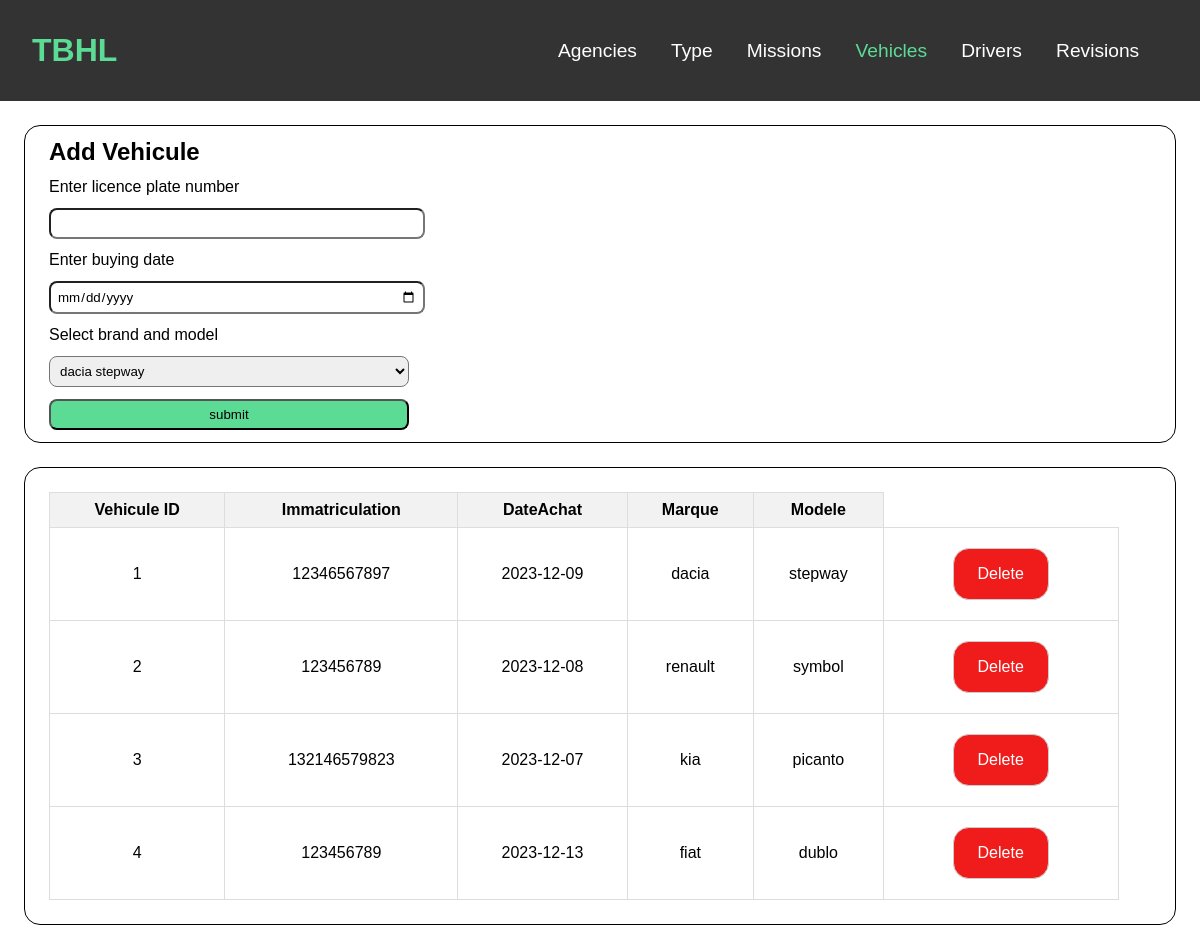
The app's page /vehicule with its own data.
### tables this page shows
CREATE TABLE Vehicule(
        VehiculeID INTEGER PRIMARY KEY AUTOINCREMENT,
        TypeID INTEGER NOT NULL,
        Immatriculation TEXT NOT NULL,
        DateAchat TEXT NOT NULL
    );

CREATE TABLE Type(
        TypeID INTEGER PRIMARY KEY AUTOINCREMENT,
        Marque TEXT NOT NULL,
        Modele TEXT NOT NULL
    );

### main.py (the view, shortened to what this page needs)
@app.route("/vehicule",methods = ['GET' , 'POST'])
def vehicule():
    modele_list = cursor.execute('SELECT * FROM Type').fetchall()
    vehicule_list = cursor.execute('''SELECT Vehicule.*, Type.*
                                   FROM Vehicule
                                   JOIN Type ON Type.TypeID = Vehicule.TypeID''').fetchall()
    return render_template("vehiculemanager.html",vehicule_list=vehicule_list,modele_list=modele_list)

### templates/vehiculemanager.html (shortened to what this page needs)
<!DOCTYPE html>
<html lang="en">
<head>
    <link type="text/css" rel="stylesheet" href="{{ url_for('static', filename='stylesheet/body.css')}}">
    <link type="text/css" rel="stylesheet" href="{{ url_for('static', filename='stylesheet/appbar.css')}}">
</head>
<body>
    <header>
        <a href="/" id="logo">TBHL</a>
        <nav>
            <ul>
                <li><a href="/agence">Agencies</a></li>
                <li><a href="/type">Type</a></li>
                <li><a href="/mission">Missions</a></li>
                <li><a href="/vehicule" class="selected">Vehicles</a></li>
                <li><a href="/chauffeur">Drivers</a></li>
                <li><a href="/revision">Revisions</a></li>
            </ul>
        </nav>
    </header>
    <div class="add">
        <form method="post">
            <h2>Add Vehicule</h2>
            <label>Enter licence plate number</label>
            <input type="number" id="imma" name="immatriculation" required>
            <label>Enter buying date</label>
            <input type="date" id="date" name="dateachat" required>
            <label>Select brand and model</label>
            <select id="modele" name="modele">
                {% for modele in modele_list %}
                <option value="{{modele[0]}}">{{modele[1]}} {{modele[2]}}</option>
                {% endfor %}
            </select>
            <input type="submit" id="sub" value="submit">
        </form>
    </div>
    <div class="list">
        <table>
            <thead>
                <tr>
                    <th>Vehicule ID</th>
                    <th>Immatriculation</th>
                    <th>DateAchat</th>
                    <th>Marque</th>
                    <th>Modele</th>
                </tr>
            </thead>
            <tbody>
                {% for element in vehicule_list %}
                    <tr>
                        <td>{{ element[0] }}</td>
                        <td>{{ element[2] }}</td>
                        <td>{{ element[3] }}</td>
                        <td>{{ element[5] }}</td>
                        <td>{{ element[6] }}</td>
                        <td>
                            <a href="/vehicule/sup:{{element[0]}}">Delete</a>
                        </td>
                    </tr>
                {% endfor %}
            </tbody>
        </table>
    </div>
</body>
</html>

### static/stylesheet/body.css (style rules this page uses)
* { margin: 0; padding: 0; }
.add ,.list { margin: 2vw; border: 0.1rem solid black; border-radius: 1rem; }
.add * { margin: 1vw; display: block; }
.add input, .add select { padding: 0.5vw; border-radius: 0.5rem; width: 30vw; box-shadow: none; }
#sub { background-color: #5cdb95; }
.list { padding: 1vw; }
.list * { margin: 1vw; }
table { width: 95%; border-collapse: collapse; }
th, td { border: 1px solid #ddd; padding: 0.5rem; text-align: center; }
th { background-color: #f2f2f2; }
td a { display: inline-block; text-decoration: none; padding: 2vh 2vw; border: 1px solid #ccc; border-radius: 1rem; background-color: #f01c1c; color: #fff; transition: 0.2s ease-in-out; }

### static/stylesheet/appbar.css (style rules this page uses)
* { margin: 0; padding: 0; font-family: sans-serif; }
header { background-color: #333; color: #fff; padding: 4vh; display: flex; justify-content: space-between; align-items: center; }
#logo { font-size: 200%; font-weight: 900; color: #5cdb95; text-decoration: none; }
nav { font-size: 120%; }
nav a { color: inherit; text-decoration: none; transition: 0.25s ease; }
nav ul { list-style: none; margin: 0 0.75em; }
nav li { display: inline-block; margin-right: 10px; margin: 0 0.75em; }
.selected { color: #5cdb95; }

### records on screen
Vehicule: VehiculeID "1", Immatriculation "12346567897", DateAchat "2023-12-09", Marque "dacia", Modele "stepway"
Vehicule: VehiculeID "2", Immatriculation "123456789", DateAchat "2023-12-08", Marque "renault", Modele "symbol"
Vehicule: VehiculeID "3", Immatriculation "132146579823", DateAchat "2023-12-07", Marque "kia", Modele "picanto"
Vehicule: VehiculeID "4", Immatriculation "123456789", DateAchat "2023-12-13", Marque "fiat", Modele "dublo"

### other values on screen
form field modele "dacia stepway"
